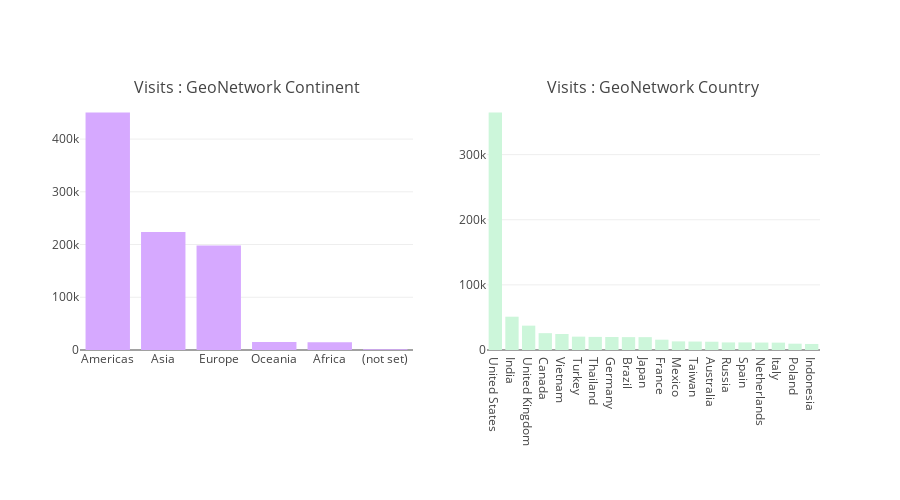
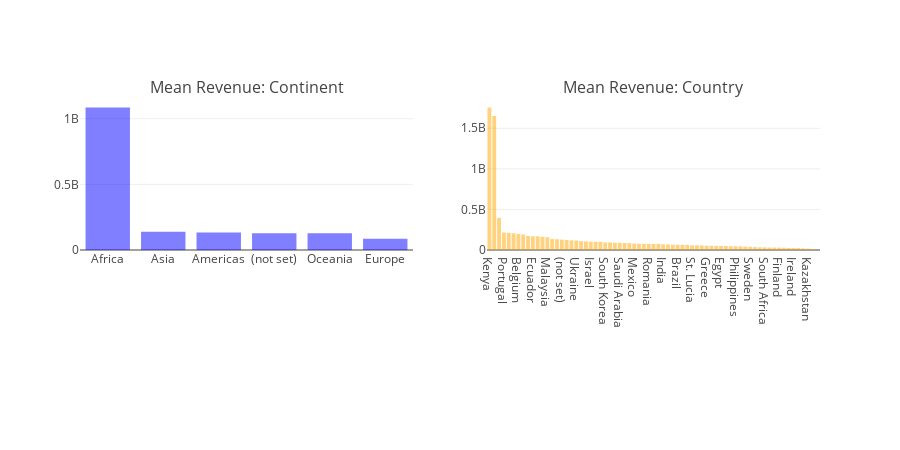

Notebook code cell kept with these figures, in order:
### Markdown cell above
### 3. Geographical information visualization

We try to plot the visits from every country and continents as we have the geoNetwork field.

From this, it is clear that people from USA are the top visitors followed by India.

After this, the mean revenue against the country and continent was plotted. It showed a very interesting insight into the data.
The maximum mean revenue is generated from Africa even though it is not the continent that has the most number of visits. 

This also implies that if directed efforts are taken to increase revenue from countries like India, it will result in high profits. It is because such countries have one of the highest number of visits, but that does not translate to increased revenue.

### Code cell
geo_cols = ['geoNetwork.city', 'geoNetwork.continent','geoNetwork.country',
            'geoNetwork.metro', 'geoNetwork.networkDomain', 'geoNetwork.region','geoNetwork.subContinent']
geo_cols = ['geoNetwork.continent','geoNetwork.country']

colors = ["#d6a9ff", "#ccf6da"]
fig = tools.make_subplots(rows=1, cols=2, subplot_titles=["Visits : GeoNetwork Continent", "Visits : GeoNetwork Country"], print_grid=False)
trs = []
for i,col in enumerate(geo_cols):
    t = train_df[col].value_counts()
    tr = go.Bar(x = t.index[:20], marker=dict(color=colors[i]), y = t.values[:20])
    trs.append(tr)

fig.append_trace(trs[0], 1, 1)
fig.append_trace(trs[1], 1, 2)
fig['layout'].update(height=500, margin=dict(b=150), showlegend=False)
iplot(fig)




geo_cols = ['geoNetwork.continent','geoNetwork.country']
fig = tools.make_subplots(rows=1, cols=2, subplot_titles=["Mean Revenue: Continent", "Mean Revenue: Country"], print_grid=False)

colors = ["blue", "orange"]
trs = []
for i, col in enumerate(geo_cols):
    tmp = train_df.groupby(col).agg({"totals.transactionRevenue": "mean"}).reset_index().rename(columns={"totals.transactionRevenue" : "Mean Revenue"})
    tmp = tmp.dropna().sort_values("Mean Revenue", ascending = False)
    tr = go.Bar(y = tmp["Mean Revenue"], orientation="v", marker=dict(opacity=0.5, color=colors[i]), x= tmp[col])
    trs.append(tr)

fig.append_trace(trs[0], 1, 1)
fig.append_trace(trs[1], 1, 2)
fig['layout'].update(height=450, margin=dict(b=200), showlegend=False)
iplot(fig)

### Figure 1 — Plotly figure (JSON) as saved in the notebook; plotly's stock layout.template omitted (floating-point values rounded to 4 significant figures)
{"data": [{"marker": {"color": "#d6a9ff"}, "type": "bar", "uid": "3137163e-d6a9-11e8-a4ba-30e37a874172", "x": ["Americas", "Asia", "Europe", "Oceania", "Africa", "(not set)"], "xaxis": "x", "y": [450377, 223698, 198311, 15054, 14745, 1468], "yaxis": "y"}, {"marker": {"color": "#ccf6da"}, "type": "bar", "uid": "3137163f-d6a9-11e8-98c7-30e37a874172", "x": ["United States", "India", "United Kingdom", "Canada", "Vietnam", "Turkey", "Thailand", "Germany", "Brazil", "Japan", "France", "Mexico", "Taiwan", "Australia", "Russia", "Spain", "Netherlands", "Italy", "Poland", "Indonesia"], "xaxis": "x2", "y": [364744, 51140, 37393, 25869, 24598, 20522, 20123, 19980, 19783, 19731, 15832, 13225, 12996, 12698, 11662, 11658, 11453, 11332, 9693, 9273], "yaxis": "y2"}], "layout": {"annotations": [{"font": {"size": 16}, "showarrow": false, "text": "Visits : GeoNetwork Continent", "x": 0.225, "xanchor": "center", "xref": "paper", "y": 1, "yanchor": "bottom", "yref": "paper"}, {"font": {"size": 16}, "showarrow": false, "text": "Visits : GeoNetwork Country", "x": 0.775, "xanchor": "center", "xref": "paper", "y": 1, "yanchor": "bottom", "yref": "paper"}], "height": 500, "margin": {"b": 150}, "showlegend": false, "xaxis": {"anchor": "y", "domain": [0, 0.45]}, "xaxis2": {"anchor": "y2", "domain": [0.55, 1]}, "yaxis": {"anchor": "x", "domain": [0, 1]}, "yaxis2": {"anchor": "x2", "domain": [0, 1]}}}

### Figure 2 — Plotly figure (JSON) as saved in the notebook; plotly's stock layout.template omitted (floating-point values rounded to 4 significant figures)
{"data": [{"marker": {"color": "blue", "opacity": 0.5}, "orientation": "v", "type": "bar", "uid": "31629a58-d6a9-11e8-8810-30e37a874172", "x": ["Africa", "Asia", "Americas", "(not set)", "Oceania", "Europe"], "xaxis": "x", "y": [1085970000, 139214720, 133400000.0, 128300000.0, 128100000.0, 85410000.0], "yaxis": "y"}, {"marker": {"color": "orange", "opacity": 0.5}, "orientation": "v", "type": "bar", "uid": "31629a59-d6a9-11e8-9cdf-30e37a874172", "x": ["Kenya", "Nigeria", "Japan", "Portugal", "Venezuela", "Curaçao", "Belgium", "Spain", "Canada", "Ecuador", "Indonesia", "Hong Kong", "Malaysia", "Australia", "United States", "(not set)", "United Arab Emirates", "Kuwait", "Ukraine", "Puerto Rico", "United Kingdom", "Israel", "Italy", "Taiwan", "South Korea", "Thailand", "France", "Saudi Arabia", "Netherlands", "Singapore", "Mexico", "El Salvador", "Poland", "Romania", "Colombia", "Cyprus", "India", "Germany", "Switzerland", "Brazil", "Nicaragua", "Peru", "St. Lucia", "Pakistan", "Panama", "Greece", "Argentina", "Turkey", "Egypt", "Chile", "New Zealand", "Philippines", "Czechia", "Lebanon", "Sweden", "China", "Hungary", "South Africa", "Armenia", "Guatemala", "Finland", "Guadeloupe", "Denmark", "Ireland", "Russia", "Georgia", "Kazakhstan", "Anguilla", "Uruguay"], "xaxis": "x2", "y": [1756000000.0, 1651200000, 395800000.0, 215800000, 212300000, 206330000, 198410000, 192395000, 172800000.0, 168732500, 167300000.0, 163100000.0, 157300000.0, 134300000.0, 132600000.0, 128300000.0, 123400000.0, 119110000, 116880000, 109300000.0, 105590625, 103300000.0, 102045000, 101100000.0, 93213750, 92542000, 89216000, 88360000, 86350000, 84302000, 79639500, 76890000, 76670000.0, 75960000, 75608750, 75440000, 69666000, 68667500, 66200000.0, 64183000, 63990000, 63790000, 58105000, 57950000, 55865000, 53110000, 52488000, 51205000, 50960000, 49452000, 47970000, 46010000, 44790000, 40770000, 37795000, 35280000.0, 33590000, 32850000, 30480000, 30075000, 29490000, 27180000, 25000000, 24140000.0, 23735000, 19490000, 17490000, 10990000, 3500000], "yaxis": "y2"}], "layout": {"annotations": [{"font": {"size": 16}, "showarrow": false, "text": "Mean Revenue: Continent", "x": 0.225, "xanchor": "center", "xref": "paper", "y": 1, "yanchor": "bottom", "yref": "paper"}, {"font": {"size": 16}, "showarrow": false, "text": "Mean Revenue: Country", "x": 0.775, "xanchor": "center", "xref": "paper", "y": 1, "yanchor": "bottom", "yref": "paper"}], "height": 450, "margin": {"b": 200}, "showlegend": false, "xaxis": {"anchor": "y", "domain": [0, 0.45]}, "xaxis2": {"anchor": "y2", "domain": [0.55, 1]}, "yaxis": {"anchor": "x", "domain": [0, 1]}, "yaxis2": {"anchor": "x2", "domain": [0, 1]}}}
